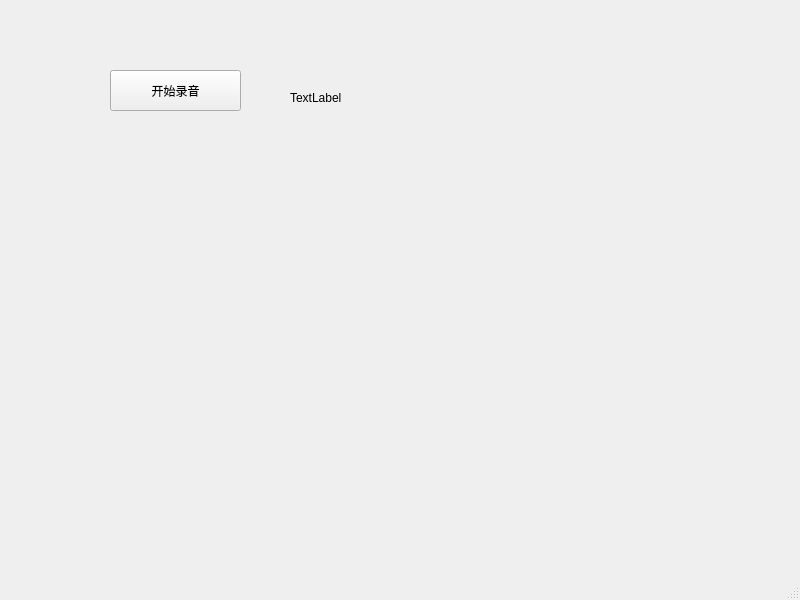
<?xml version="1.0" encoding="UTF-8"?>
<ui version="4.0">
 <class>MainWindow</class>
 <widget class="QMainWindow" name="MainWindow">
  <property name="geometry">
   <rect>
    <x>0</x>
    <y>0</y>
    <width>800</width>
    <height>600</height>
   </rect>
  </property>
  <property name="windowTitle">
   <string>MainWindow</string>
  </property>
  <widget class="QWidget" name="centralwidget">
   <widget class="QPushButton" name="audioButton">
    <property name="geometry">
     <rect>
      <x>110</x>
      <y>70</y>
      <width>131</width>
      <height>41</height>
     </rect>
    </property>
    <property name="text">
     <string>开始录音</string>
    </property>
   </widget>
   <widget class="QLabel" name="timeLabel">
    <property name="geometry">
     <rect>
      <x>290</x>
      <y>90</y>
      <width>60</width>
      <height>16</height>
     </rect>
    </property>
    <property name="text">
     <string>TextLabel</string>
    </property>
   </widget>
  </widget>
  <widget class="QMenuBar" name="menubar">
   <property name="geometry">
    <rect>
     <x>0</x>
     <y>0</y>
     <width>800</width>
     <height>24</height>
    </rect>
   </property>
  </widget>
  <widget class="QStatusBar" name="statusbar"/>
 </widget>
 <resources/>
 <connections/>
</ui>
